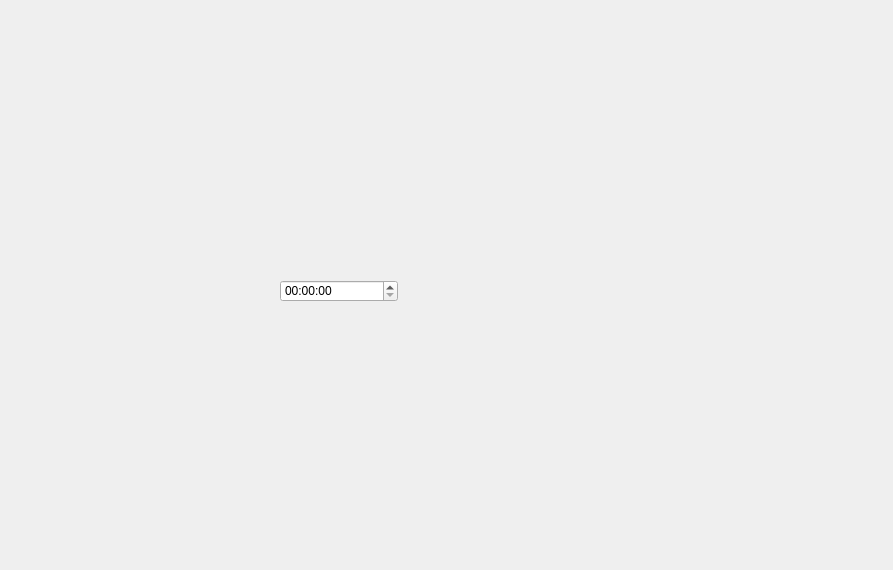
<?xml version="1.0" encoding="UTF-8"?>
<ui version="4.0">
 <class>Dialog</class>
 <widget class="QDialog" name="Dialog">
  <property name="geometry">
   <rect>
    <x>0</x>
    <y>0</y>
    <width>893</width>
    <height>570</height>
   </rect>
  </property>
  <property name="windowTitle">
   <string>Dialog</string>
  </property>
  <widget class="QTimeEdit" name="timeEdit">
   <property name="geometry">
    <rect>
     <x>280</x>
     <y>280</y>
     <width>118</width>
     <height>22</height>
    </rect>
   </property>
  </widget>
 </widget>
 <resources/>
 <connections/>
</ui>
